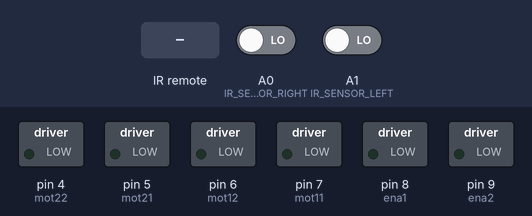
A sketch run on a simulated Arduino Uno, built with avr-gcc and run on an emulated ATmega328P. Parts: switched loads named in the sketch (green lamp = pin HIGH). The test bench sets the inputs (shaded band); at power-on: A0 (IR_SENSOR_RIGHT) LOW, A1 (IR_SENSOR_LEFT) LOW.

Above: at 1.2 s.
1.3 s: infrared code 0xB946FF00 received
At 1.9 s:
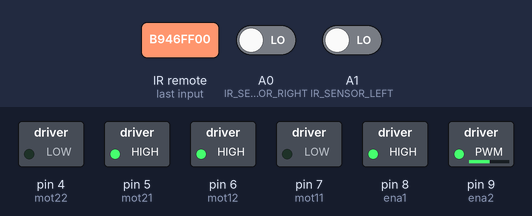
2.8 s: A0 (IR_SENSOR_RIGHT) driven HIGH
At 4.0 s:
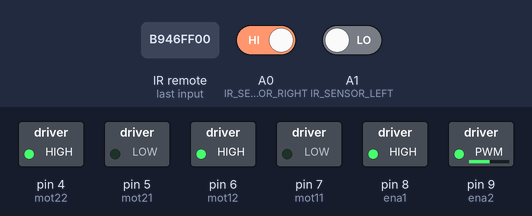
4.3 s: infrared code 0xB847FF00 received
At 5.4 s:
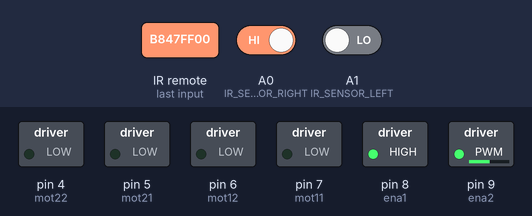
Timing chart, 0 to 7.3 s (numbered marks = the images above; inputs shaded):
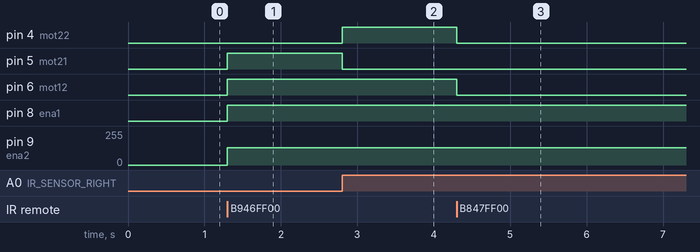

Measured:
- after the input at 1.3 s, pin 5 (mot21), pin 6 (mot12), pin 8 (ena1): LOW → HIGH at once; pin 9 (ena2): 0/255 → 130/255 at once
- after the input at 2.8 s, pin 4 (mot22): LOW → HIGH at once; pin 5 (mot21): HIGH → LOW at once
- after the input at 4.3 s, pin 4 (mot22), pin 6 (mot12): HIGH → LOW at once

The sketch:

MEXE3305_Ir_control_mobile_car_with_line_following.ino
```cpp
#include <IRremote.hpp>
#define IR_SENSOR_RIGHT A0
#define IR_SENSOR_LEFT A1
#define MOTOR_SPEED 130

int irpin = 11;
int mot11 = 7, mot12 = 6, mot21 = 5, mot22 = 4;
int ena1 = 8, ena2 = 9;
int line = false, ir = false;

IRrecv IR(irpin);
decode_results results;

void setup(){
  IR.enableIRIn();
  pinMode(mot11, OUTPUT);
  pinMode(mot12, OUTPUT);
  pinMode(mot21, OUTPUT);
  pinMode(mot22, OUTPUT);
  pinMode(ena1, OUTPUT);
  pinMode(ena2, OUTPUT);
  pinMode(IR_SENSOR_RIGHT, INPUT);
  pinMode(IR_SENSOR_LEFT, INPUT);
  rotateMotor(0,0);
  Serial.begin(9600);
}
void forward(){
  digitalWrite(mot11, HIGH);
  digitalWrite(mot12, LOW);
  digitalWrite(mot21, HIGH);
  digitalWrite(mot22, LOW);
}
void reverse(){
  digitalWrite(mot11, LOW);
  digitalWrite(mot12, HIGH);
  digitalWrite(mot21, LOW);
  digitalWrite(mot22, HIGH);
}
void left(){
  digitalWrite(mot11, HIGH);
  digitalWrite(mot12, LOW);
  digitalWrite(mot21, LOW);
  digitalWrite(mot22, HIGH);
}
void right(){
  digitalWrite(mot11, LOW);
  digitalWrite(mot12, HIGH);
  digitalWrite(mot21, HIGH);
  digitalWrite(mot22, LOW);
}
void stop(){
  digitalWrite(mot11, LOW);
  digitalWrite(mot12, LOW);
  digitalWrite(mot21, LOW);
  digitalWrite(mot22, LOW);
}
void rotateMotor(int rightMotorSpeed, int leftMotorSpeed)
{

  if (rightMotorSpeed < 0)
  {
    digitalWrite(mot21,LOW);
    digitalWrite(mot22,HIGH);
  }
  else if (rightMotorSpeed > 0)
  {
    digitalWrite(mot21,HIGH);
    digitalWrite(mot22,LOW);
  }
  else
  {
    digitalWrite(mot21,LOW);
    digitalWrite(mot22,LOW);
  }
  if (leftMotorSpeed < 0)
  {
    digitalWrite(mot12,LOW);
    digitalWrite(mot11,HIGH);
  }
  else if (leftMotorSpeed > 0)
  {
    digitalWrite(mot12,HIGH);
    digitalWrite(mot11,LOW);
  }
  else
  {
    digitalWrite(mot12,LOW);
    digitalWrite(mot11,LOW);
  }
  analogWrite(ena1, abs(rightMotorSpeed));
  analogWrite(ena2, abs(leftMotorSpeed));
}

void linefollow(){
while(line){
   ir = false;
  int rightIRSensorValue = digitalRead(IR_SENSOR_RIGHT);
  int leftIRSensorValue = digitalRead(IR_SENSOR_LEFT);

  //If none of the sensors detects black line, then go straight
  if (rightIRSensorValue == LOW && leftIRSensorValue == LOW)
  {
    rotateMotor(MOTOR_SPEED, MOTOR_SPEED);
  }
  //If right sensor detects black line, then turn right
  else if (rightIRSensorValue == HIGH && leftIRSensorValue == LOW )
  {
      rotateMotor(-MOTOR_SPEED, MOTOR_SPEED);
  }
  //If left sensor detects black line, then turn left
  else if (rightIRSensorValue == LOW && leftIRSensorValue == HIGH )
  {
      rotateMotor(MOTOR_SPEED, -MOTOR_SPEED);
  }
  //If both the sensors detect black line, then stop
  else
  {
    rotateMotor(0, 0);
  }
  if (IR.decode()) {
       // Check if the received button press interrupts the loop
        if (IR.decodedIRData.decodedRawData == 0xB847FF00) {
        line = false;
        ir = false;
        stop();
      }
      IR.resume();  // Receive the next IR signal
    }
}
}

void loop(){
  if(IR.decode()){
    //movement
    if (IR.decodedIRData.decodedRawData == 0xBA45FF00){
      ir = true;

      while(ir){
         line = false;
      if(IR.decode()){
      if (IR.decodedIRData.decodedRawData == 0xE718FF00){
        right();
       }
      else if (IR.decodedIRData.decodedRawData == 0xAD52FF00){
        left();
       }
      else if (IR.decodedIRData.decodedRawData == 0xF708FF00){
        forward();
       }
      else if (IR.decodedIRData.decodedRawData == 0xA55AFF00){
        reverse();
       }
      else if (IR.decodedIRData.decodedRawData == 0xE31CFF00){
        stop();
       } IR.resume();
      }
      if (IR.decode()) {
       // Check if the received button press interrupts the loop
        if (IR.decodedIRData.decodedRawData == 0xB847FF00) {
        ir = false;
        line = false;
      }
      IR.resume();  // Receive the next IR signal
    }
      }
    }
    if (IR.decodedIRData.decodedRawData == 0xB946FF00)
    {
      line = true;
      linefollow();
    }
    if (IR.decodedIRData.decodedRawData == 0xBB44FF00){
        stop();
       }
    IR.resume();
  }
}
```
